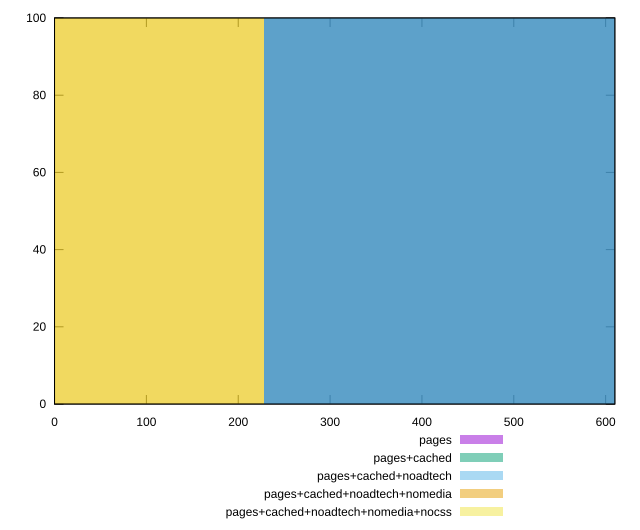

Reproduce this figure in gnuplot.
reset

$pages <<EOF
456.7622287006689 100
EOF

$pagesCached <<EOF
456.7622287006689 100
EOF

$pagesCachedNoadtech <<EOF
456.7622287006689 100
EOF

$pagesCachedNoadtechNomedia <<EOF
0 100
EOF

$pagesCachedNoadtechNomediaNocss <<EOF
0 100
EOF

set key outside below
set boxwidth 456.7622287006689
set xrange [0:610]
set yrange [0:100]
set trange [0:100]
set style fill transparent solid 0.5 noborder
set terminal svg size 640, 530 enhanced background rgb 'white'
set output "report_00023_2021-02-20T12:14:57.249Z/uses-webp-images/comparison/histogram/all_raw.svg"

plot $pages title "pages" with boxes, \
     $pagesCached title "pages+cached" with boxes, \
     $pagesCachedNoadtech title "pages+cached+noadtech" with boxes, \
     $pagesCachedNoadtechNomedia title "pages+cached+noadtech+nomedia" with boxes, \
     $pagesCachedNoadtechNomediaNocss title "pages+cached+noadtech+nomedia+nocss" with boxes

reset
